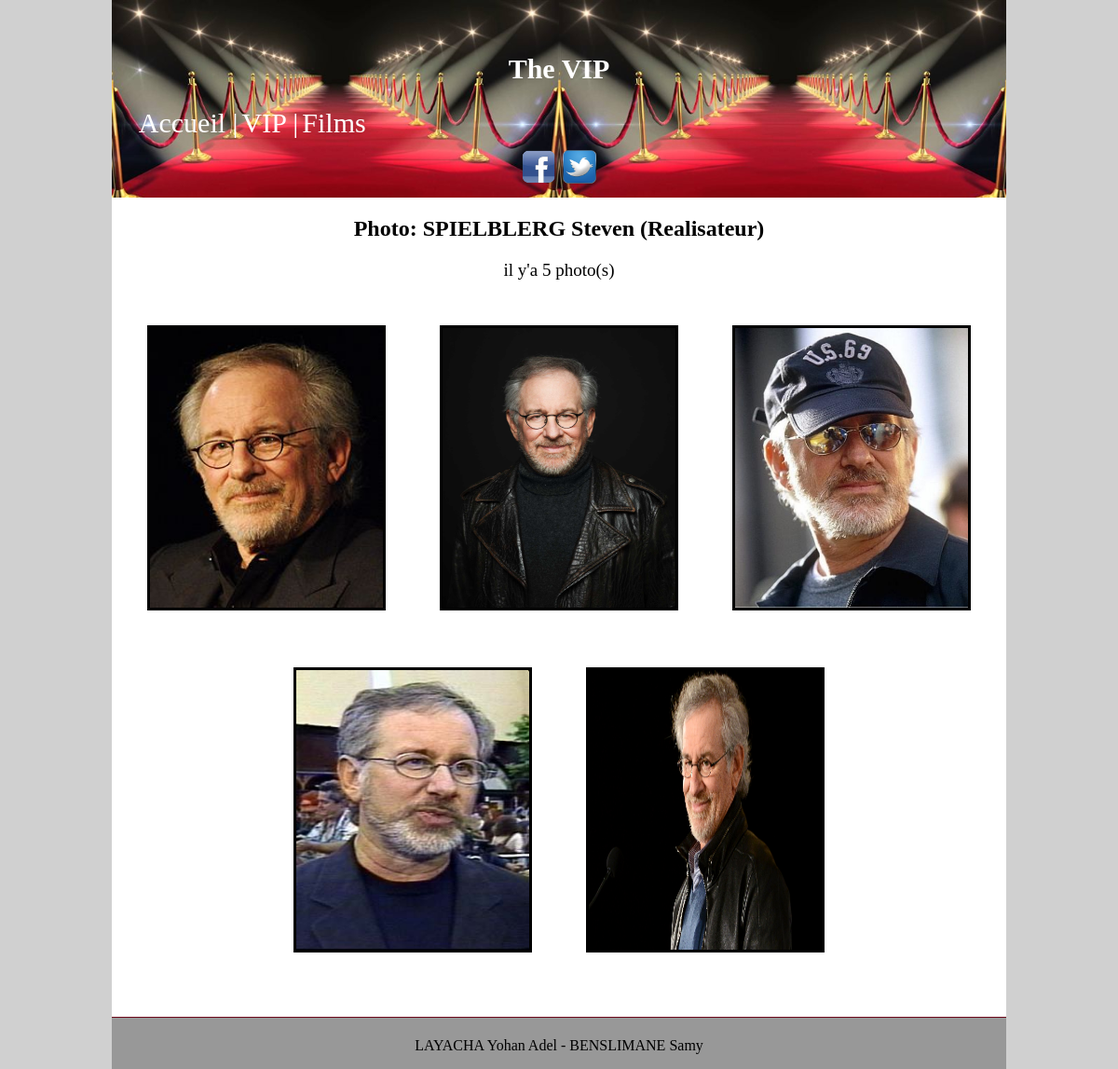
The page /php/index.php?page=leVip&num=5&type=photo on the database its author committed.
### tables this page shows
CREATE TABLE IF NOT EXISTS `Vip` (
  `numVip` int(11) NOT NULL,
  `nomVip` varchar(200) NOT NULL,
  `prenomVip` varchar(200) NOT NULL,
  `civilite` varchar(50) NOT NULL,
  `dateNaissance` date NOT NULL,
  `lieuNaissance` varchar(200) NOT NULL,
  `codeRole` varchar(10) NOT NULL,
  `pays` varchar(50) NOT NULL,
  `codeStatut` varchar(10) NOT NULL,
  PRIMARY KEY (`numVip`),
  KEY `pays` (`pays`)
);

CREATE TABLE IF NOT EXISTS `PhotoVip` (
  `numVip` int(11) NOT NULL,
  `numSequence` int(11) NOT NULL,
  `date` date NOT NULL,
  `lieu` varchar(200) NOT NULL,
  PRIMARY KEY (`numVip`,`numSequence`)
);

### php/Model/Vip.php (called while the page is built, shortened)
<?php
class vipModel extends Model
{
	public function nomPrenomVip($numVip)
	{
		$sql= 'select * from Vip where numVip=?';
		$req=$this->executerRequete($sql,array($numVip));
		$resultat=$req->fetch();
		return $resultat;
	}
	public function afficherPhoto($numVip)
	{
		$sql= 'select * from PhotoVip where numVip=?';
		$req=$this->executerRequete($sql,array($numVip));
		$resultat=$req->fetchAll();
		return $resultat;
	}
}
?>

### php/bin/Phototeque.php (called while the page is built)
<?php
	$host ="localhost"; $user ="p1422662";
	$password ="234462";
	$nombase ="p1422662";
?>

### php/Model/Model.php (called while the page is built)
<?php
	abstract class Model
	{
		private static $bdd;
		protected function executerRequete($sql,$params=null)
		{
			if ($params == null)
			{
				$resultat = self::getBdd()->query($sql);
			}
			else
			{
				$resultat = self::getBdd()->prepare($sql);
				$resultat->execute($params);
			}
			return $resultat;
		}
		private static function getBdd()
		{
			if(self::$bdd == null)
			{
				require 'bin/Phototeque.php';
				self::$bdd = new PDO('mysql:host='.$host .';dbname='.$nombase,$user,$password);
				self::$bdd->exec('SET NAMES utf8');
				self::$bdd->setAttribute(PDO::ATTR_ERRMODE,PDO::ERRMODE_EXCEPTION);
			}
			return self::$bdd;
		}
	}
?>

### php/Views/leVipPhoto.php (the view, shortened to what this page needs)
<?php
if(isset($_GET['num']))
{
	$Vip= new vipModel();
	$vipNomPre=$Vip->nomPrenomVip($_GET['num']);
				echo '<h2>Photo: ';
				if($vipNomPre['codeRole']=='A')
				{
					echo $vipNomPre['nomVip'].' '.$vipNomPre['prenomVip'].' (Acteur)</h2> ';
				}
				else
				{
					if($vipNomPre['codeRole']=='R')
					{
						echo $vipNomPre['nomVip'].' '.$vipNomPre['prenomVip'].' (Realisateur)</h2> ';
					}
					else
					{
						if($vipNomPre['codeRole']=='NA')
						{
							echo $vipNomPre['nomVip'].' '.$vipNomPre['prenomVip'].'</h2> ';
						}
					}
				}
   $Vip= new vipModel();
	$photo=$Vip->afficherPhoto($_GET['num']);
	$nb=count($photo);
	echo'<p>il y\'a '.$nb.' photo(s)</p>';
	foreach($photo as $data)
		{
			echo '<a href="index.php?page=leVip&type=photo&num='.$_GET['num'].'&sequence='.$data['numSequence'].'"><img class="photoVip" src="assets/photosVip/'.$_GET['num'].'_'.$data['numSequence'].'.jpg" alt=""/></a>';
		}
}
?>
<?php
	include('Views/layout.php');
 ?>

### php/assets/index.css (style rules this page uses)
html, body { background-color:#D0D0D0 ; margin:0%; padding:0%; }
h2 { font-family: Imprint MT Shadow; color:660000; }
img { width: 150x; height: 300px; }
a { text-decoration: none; color:black; }
p { font-size:19px; }
.photoVip { border:3px solid black; margin:3%; width:250px; height:300px; }

### rows shown on the page
vip: nomVip "SPIELBLERG", prenomVip "Steven"
photovip: shows a picture
photovip: shows a picture
photovip: shows a picture
photovip: shows a picture
photovip: shows a picture

### other values the page prints
$nb "5"
